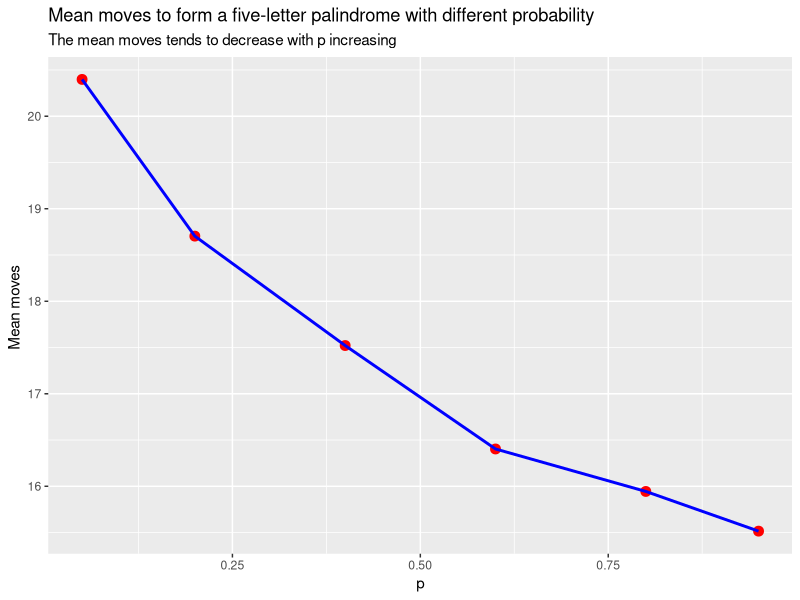

This figure's R source:
## ---- chunk 1
lgrid <- matrix(NA, nrow = 8, ncol = 8)
lgrid[1,] <- c("r", "l", "q", "s", "t", "z", "c", "a")
lgrid[2,] <- c("i", "v", "d", "z", "h", "l", "t", "p")
lgrid[3,] <- c("u", "r", "o", "y", "w", "c", "a", "c")
lgrid[4,] <- c("x", "r", "f", "n", "d", "p", "g", "v")
lgrid[5,] <- c("h", "j", "f", "f", "k", "h", "g", "m")
lgrid[6,] <- c("k", "y", "e", "x", "x", "g", "k", "i")
lgrid[7,] <- c("l", "q", "e", "q", "f", "u", "e", "b")
lgrid[8,] <- c("l", "s", "d", "h", "i", "k", "y", "n")

#create the vector of green square's position
green_position <- c(14, 23, 42, 51)

#create the move direction when choose un-edged white square
white_direction <- c(-1, 1, -7, 7, -8, 8, -9, 9)

is_edge_square <- function(current) {
  is_edge <- (current <= 8 || current >= 57 || current %% 8 == 0 || current %% 8 == 1)
  return(is_edge)
}

is_green_square <- function(current) {
  is_green <- current %in% green_position
  return(is_green)
}
move_square <- function(current) {
  next_square = 0
  if (is_edge_square(current)) {
    next_square <- sample(1:64, size = 1)
  } else {
    next_square <- current + sample(white_direction, size = 1)
  }
  return(next_square)
}
## ---- chunk 2
## if current is a white square, 
## choose whether to add the letter to the collection
choose_whether_add <-function(current, collection) {
  collect_length <- length(collection)
  letter <- lgrid[current]
  if (collect_length < 3) {
    return(TRUE)
  } else if (collect_length == 3){
    return(letter %in% collection)
  } else if (collect_length == 4){
    return(is_palindrome(letter, collection))
  }
}

is_palindrome <- function(letter, collection) {
  collection <- sort(collection)
  
  ## like "abcc"
  if (collection[1] != collection[2] && collection[2] != collection[3]) {
    return((letter == collection[1] || letter == collection[2]))
  }
  
  ## like "aabc"
  if (collection[1] == collection[2] && collection[2] != collection[3] && collection[3] != collection[4]) {
    return((letter == collection[3] || letter == collection[4]))
  }
  
  ## like aabb aaaa
  if (collection[1] == collection[2] && collection[3] == collection[4]) {
    return(TRUE)
  }
  
  ## like abbc abbb aaab
  return(letter == collection[1] || letter == collection[4])
}

## if current is a green square
## the random events happen
green_events <- function(current, green_prob, collection) {
  ## random event happen according to the probability 
  mode <- sample(0:1, size = 1, prob=c(green_prob, 1-green_prob))
  if(mode == 0) {
    collection <- c("f", "f", "h", "k")
  } else {
    letter <- lgrid[current]
    remove_index <- which(collection == letter)
    if(length(remove_index) != 0) {
      collection <- collection[-remove_index]
    }
  }
  return(collection)
}

## The code for the game
## start_position is a vector like(4, 4) means square D4
count_num_turns <- function(lgrid_matrix,start_position,green_prob, to_print) {
  num_turns <- 0
  current <- start_position[1] + (start_position[2] - 1) * 8
  collection <- vector()
  while(length(collection) < 5) {
    ## for green square
    if(is_green_square(current)) {
      if(to_print == T) cat ("current square = ", current, "it's a green square \n")
      collection <- green_events(current, green_prob, collection)
      current <- move_square(current)
    } else {
      ## for white square 
      ## choose whether to add current square letter to the collection
      if(to_print == T) cat ("current square = ", current, "it's an white square \n")
      if(choose_whether_add(current, collection)) {
        collection <- append(collection, lgrid[current])
      }
      
      ## Is current square an edge square?
      if(is_edge_square(current)) {
        if(to_print == T) cat ("it's an edge square!\n")
        current <- move_square(current)
      } else {
        current <- move_square(current)
      }
    }
    num_turns <- num_turns + 1
  }
  if(to_print == T) {
    cat ("the collection result:", collection, "\n")
    cat ("the number of turns:", num_turns, "\n")
  }
  return(num_turns)
}
## ---- chunk 3
library(tidyverse)
mean_dist_of_num_turns <- function(replicate_time = 10000, square_position, green_prob) {
  dist_of_num_turns <- 
    replicate(replicate_time, count_num_turns(lgrid, square_position, green_prob, to_print = F))
  return(mean(dist_of_num_turns))
}

mean_one <- mean_dist_of_num_turns(square_position = c(4,4), green_prob = 0.05)
mean_two <- mean_dist_of_num_turns(square_position = c(4,4), green_prob = 0.20)
mean_three<- mean_dist_of_num_turns(square_position = c(4,4), green_prob = 0.40)
mean_four <- mean_dist_of_num_turns(square_position = c(4,4), green_prob = 0.60)
mean_five <- mean_dist_of_num_turns(square_position = c(4,4), green_prob = 0.80)
mean_six <- mean_dist_of_num_turns(square_position = c(4,4), green_prob = 0.95)

df_part4 <- data.frame(prob = c(0.05, 0.20, 0.40, 0.60, 0.80, 0.95),
                       mean_value = c(mean_one, mean_two, mean_three, mean_four, mean_five, mean_six))

ggplot(data = df_part4, aes(x = prob, y = mean_value)) +
  geom_point(size = 3, colour = "red") +
  geom_line(size = 1, colour = "blue") +
  labs(x = "p", y = "Mean moves ",
       title = "Mean moves to form a five-letter palindrome with different probability",
       subtitle = "The mean moves tends to decrease with p increasing")
## ---- chunk 4
A <- c(25, 13, 16, 24, 11, 12, 24, 26, 15, 19, 34)
B <- c(35, 41, 23, 26, 18, 15, 33, 42, 18, 47, 21, 26)

## Use Shapiro-Wilk Normality test to prove that A and B are normally distributed first
shapiro.test(A)
shapiro.test(B)

## Use homogeneity of variance test to prove that A and B are homogenous
var.test(A, B)
## T test
t.test(A, B, var.equal = TRUE)
